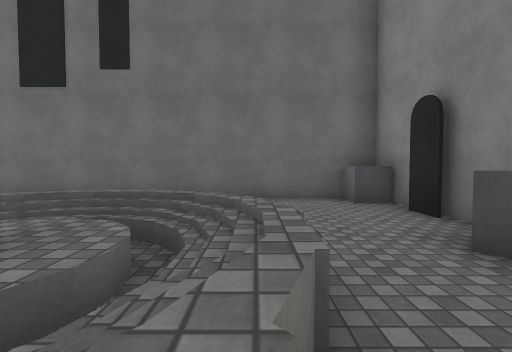
View 1 (above)

13 first-person views from a walk through a scene from a Unity 3-D project. The camera is 1.4 m above the floor, tilts 2° down and sees 90° across. The floor is counted in squares, 2 m on a side. Each view is taken from the middle of a square. On the plan, view 1 faces up. The plan holds only what a view shows up to about 9 squares ahead; the rest is blank. The place goes on beyond the plan. The player character is not drawn. Door leaves are left out, so doorways stand open. Surface patterns are stand-ins for the level's own textures.

View 2
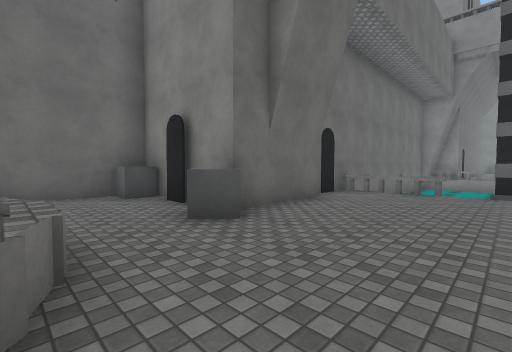

View 3
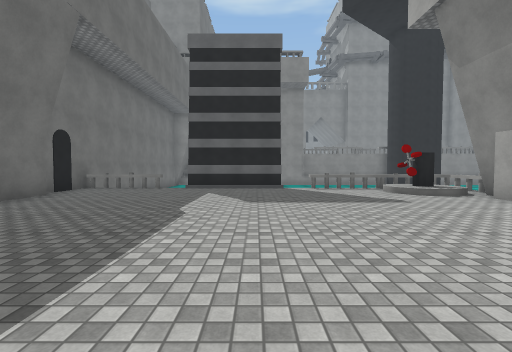

View 4
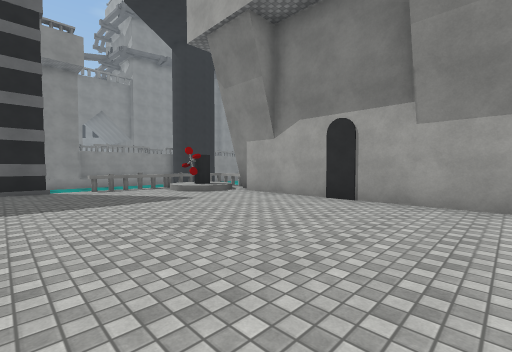

View 5
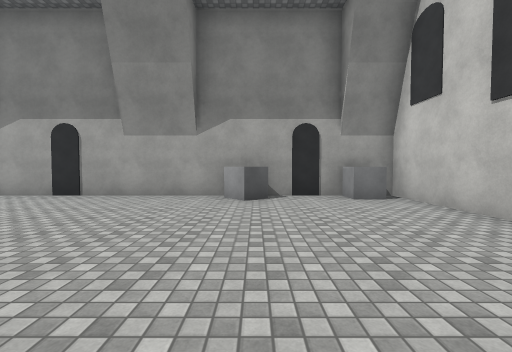

View 6
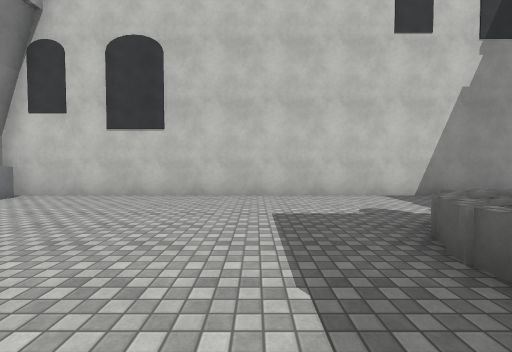

View 7
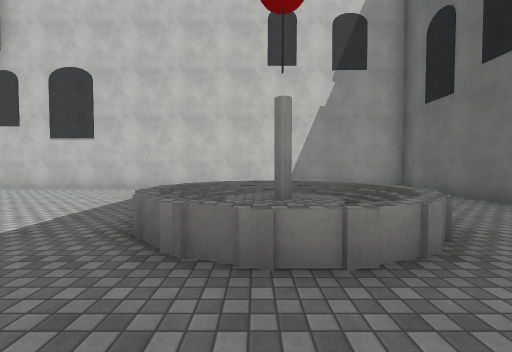

View 8
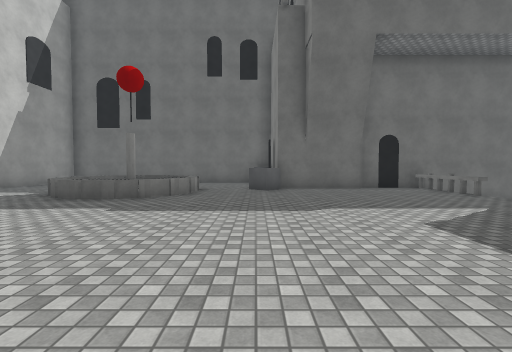

View 9
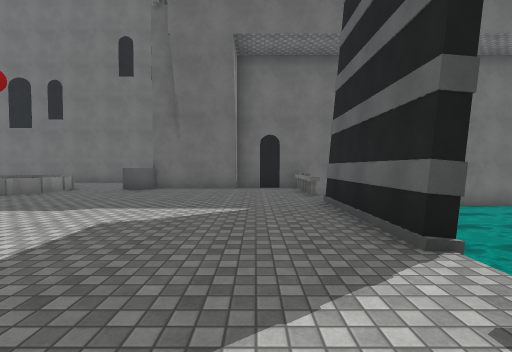

View 10
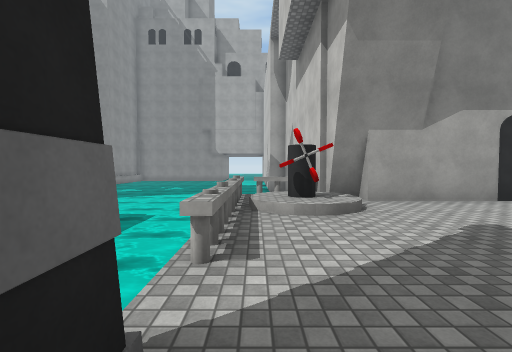

View 11
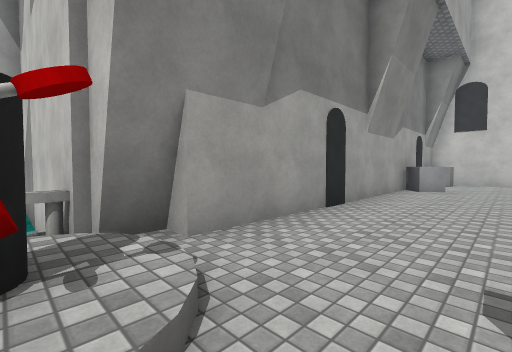

View 12
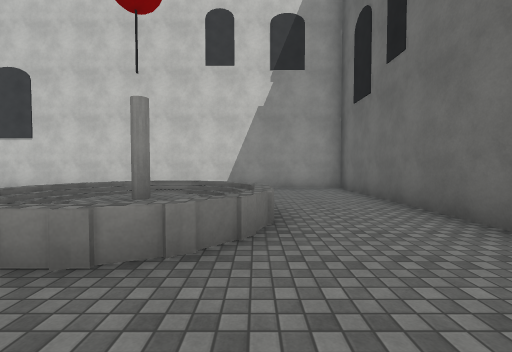

View 13
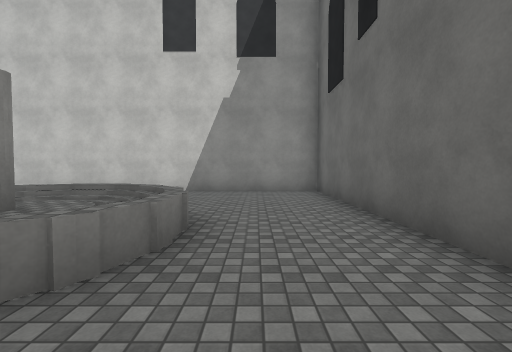

### Floor plan
Key: @ floor where view 1 was taken; # wall or solid block; x gap in a wall; . floor; / step, stairs or slope; ≈ water the walk keeps out of; ^ raised ledge; B building; G grey box; C white cylinder; A valve; O other object.
Columns run from 7 left of view 1 to 10 right of it. Each row starts with its distance up from view 1.
  6  BBBBBBBBG
  5  ........G
  4 #.........#
  3 #....^^... #######
  2  ...^^^^.G#...O
  1  ...^O^^......O≈
  0 #....^^@.......≈
 -1 #..............x ≈
 -2  ..............#≈≈
 -3 #..............#≈
 -4  ..............≈
 -5 #.............C≈
 -6  .............C≈≈
 -7 #...........///≈≈
 -8 #.G.G......./AO≈≈≈
 -9 #### O## #B# O. ≈≈
-10             #≈  ≈≈
-11             #   ≈≈
-12             #    ≈

Where each view was taken, in squares from view 1:
view 1: 0 up, 0 right, facing up
view 2: 1 down, 0 right, facing up-right
view 3: 3 down, 1 left, facing right
view 4: 3 down, 1 left, facing down-right
view 5: 2 down, 3 left, facing down
view 6: 2 down, 0 right, facing left
view 7: 1 up, 2 right, facing left
view 8: 6 down, 2 right, facing up
view 9: 6 down, 6 right, facing up
view 10: 3 down, 7 right, facing down
view 11: 6 down, 6 right, facing down-left
view 12: 3 up, 2 right, facing left
view 13: 4 up, 1 right, facing left
